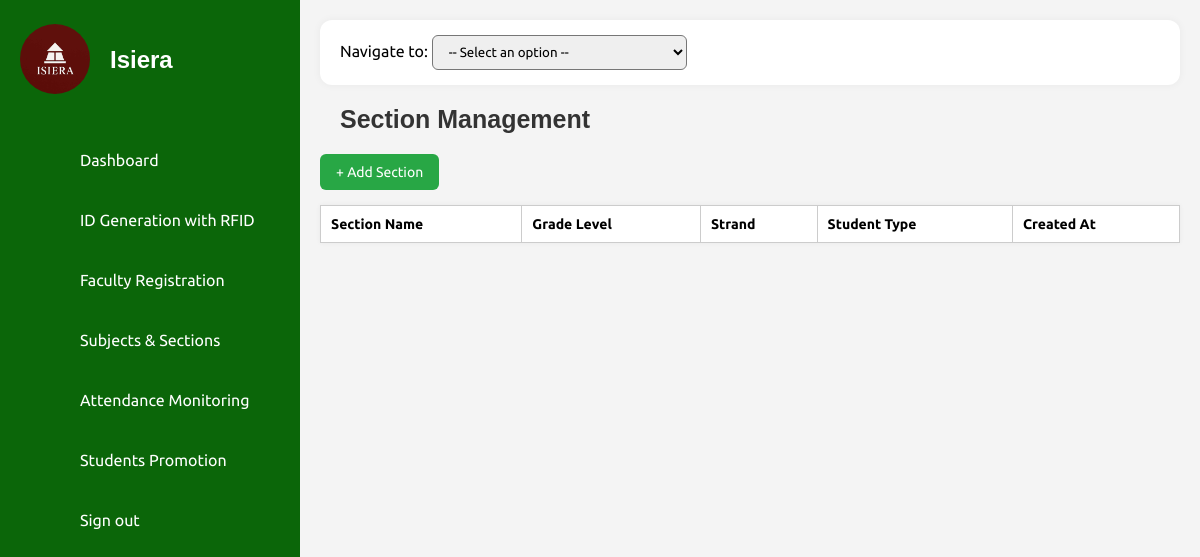
Before: /isiera/section_management.php with the older database file.
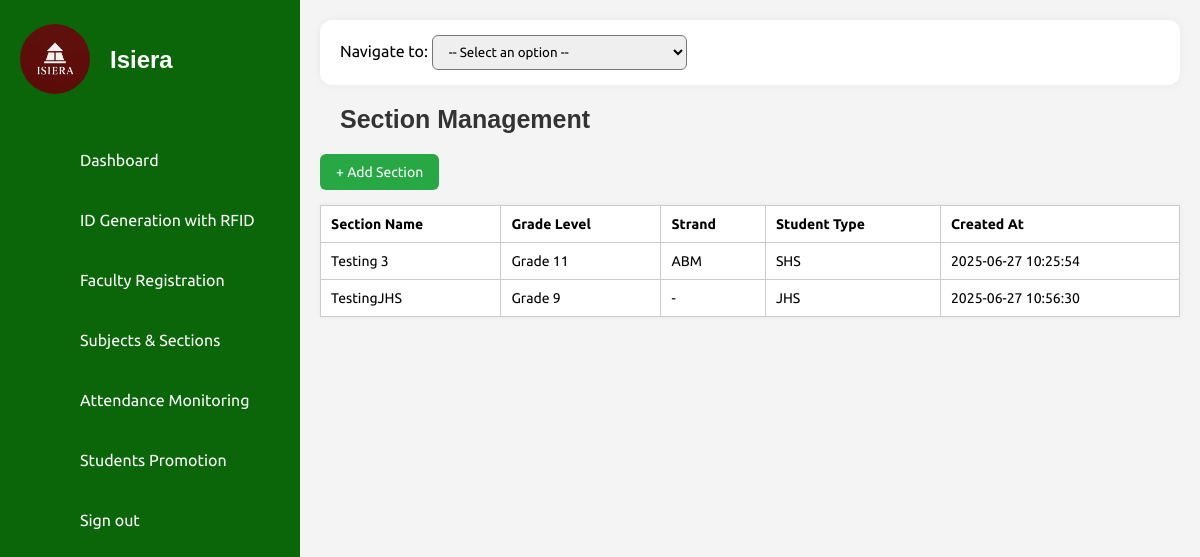
After: the same page with the newer database file.
### tables this page shows
CREATE TABLE `sections` (
  `id` int(11) NOT NULL,
  `section_name` varchar(100) NOT NULL,
  `student_type` enum('JHS','SHS') NOT NULL,
  `grade_level` varchar(20) DEFAULT NULL,
  `created_at` timestamp NOT NULL DEFAULT current_timestamp(),
  `strand_id` int(11) DEFAULT NULL
);

CREATE TABLE `strands` (
  `id` int(11) NOT NULL,
  `name` varchar(100) NOT NULL
);

### isiera/section_management.php (the view, shortened to what this page needs)
<?php
include 'db_connection.php';
$sectionsResult = $conn->query("
    SELECT s.*, st.name AS strand_name
    FROM sections s
    LEFT JOIN strands st ON s.strand_id = st.id
    ORDER BY s.grade_level ASC, s.section_name ASC
");
$sections = $sectionsResult->fetch_all(MYSQLI_ASSOC);
?>
<!DOCTYPE html>
<html lang="en">
<head>
  <link rel="stylesheet" href="assets/css/style.css" />
</head>
<body>
<?php include('sidebar.php'); ?>
<div class="main-content">
  <div class="dropdown-nav">
    <label>Navigate to:</label>
    <select onchange="navigate(this.value)">
      <option value="">-- Select an option --</option>
    </select>
  </div>
  <h2>Section Management</h2>
  <button class="add-btn" onclick="openModal()">+ Add Section</button>
<table>
  <thead>
    <tr>
      <th>Section Name</th>
      <th>Grade Level</th>
      <th>Strand</th>
      <th>Student Type</th>
      <th>Created At</th>
    </tr>
  </thead>
  <tbody>
    <?php foreach ($sections as $section): ?>
      <tr>
        <td><?= htmlspecialchars($section['section_name']) ?></td>
        <td><?= htmlspecialchars($section['grade_level']) ?></td>
        <td><?= $section['student_type'] === 'SHS' ? htmlspecialchars($section['strand_name']) : '-' ?></td>
        <td><?= htmlspecialchars($section['student_type']) ?></td>
        <td><?= htmlspecialchars($section['created_at']) ?></td>
      </tr>
    <?php endforeach; ?>
  </tbody>
</table>
</body>
</body>
</html>

Changed rows visible on the page:
added sections: section_name "Testing 3", grade_level "Grade 11", strand.name "ABM", student_type "SHS", created_at "2025-06-27 10:25:54"
added sections: section_name "TestingJHS", grade_level "Grade 9", student_type "JHS", created_at "2025-06-27 10:56:30"
